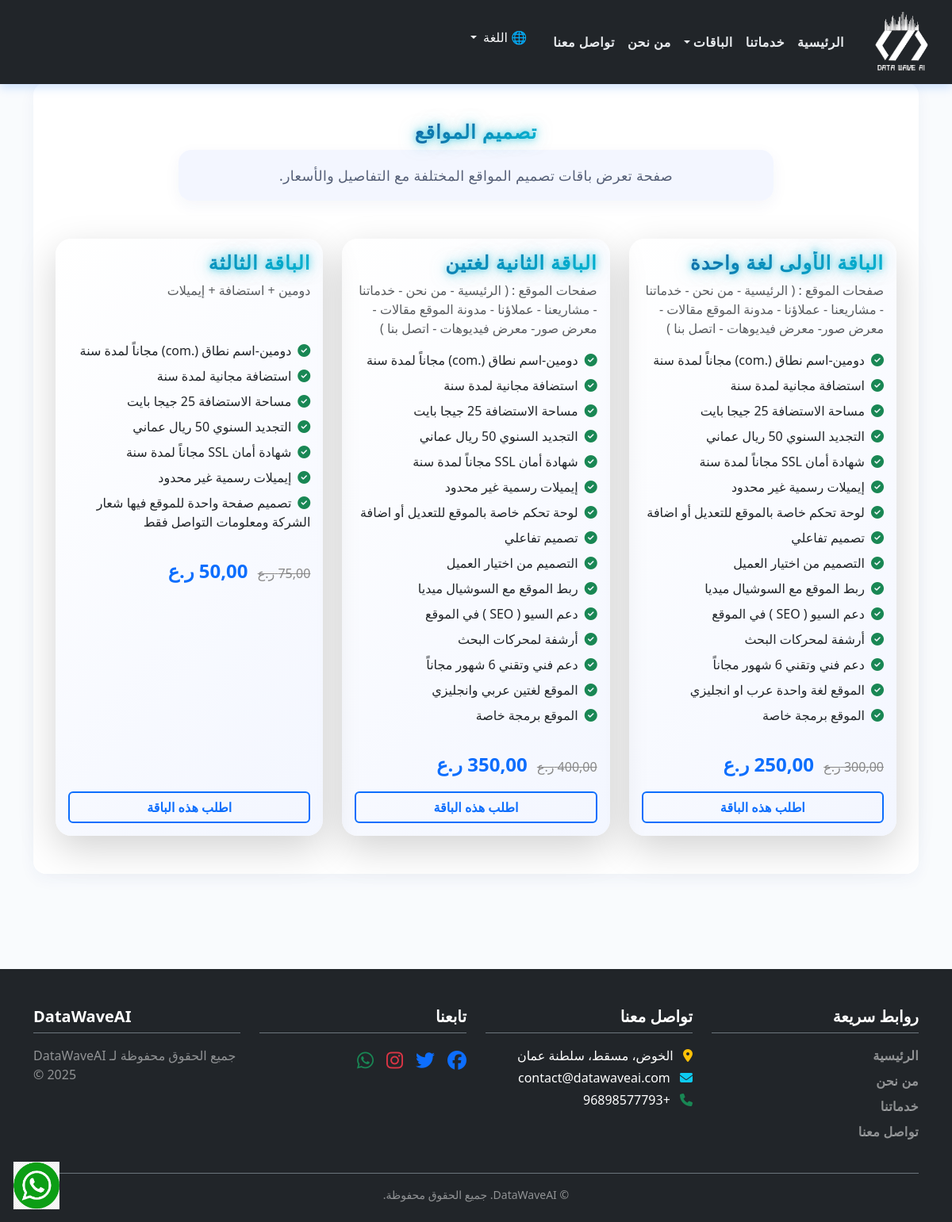
The page /ar/packages/web/ on the database its author committed.
### website/models.py (models this page shows, shortened)
class Package(models.Model):
    CATEGORY_CHOICES = [
        ('web', _('تصميم المواقع')),
        ('app', _('تطبيقات ومواقع')),
        ('hosting', _('الاستضافة والتسويق')),
    ]
    COLOR_CHOICES = [
        ('#f8f9fa', _('رمادي فاتح')),
        ('#e0f7fa', _('أزرق سماوي')),
        ('#ffe0b2', _('برتقالي فاتح')),
        ('#e1bee7', _('بنفسجي فاتح')),
        ('#c8e6c9', _('أخضر فاتح')),
        ('#ffccbc', _('وردي فاتح')),
        ('#d1c4e9', _('بنفسجي رمادي')),
        ('#b2dfdb', _('تركواز فاتح')),
        ('#f0f4c3', _('أصفر زيتوني فاتح')),
    ]
    name = models.CharField(max_length=200, verbose_name=_("عنوان الباقة"))
    category = models.CharField(max_length=20, choices=CATEGORY_CHOICES, verbose_name=_("القسم"))
    description = models.TextField(verbose_name=_("وصف الباقة"))
    features = models.TextField(verbose_name=_("مميزات الباقة (افصل كل ميزة بسطر)"))
    price = models.DecimalField(max_digits=8, decimal_places=2, verbose_name=_("السعر الحالي"))
    old_price = models.DecimalField(max_digits=8, decimal_places=2, blank=True, null=True, verbose_name=_("السعر قبل الخصم"))
    color = models.CharField(max_length=20, choices=COLOR_CHOICES, default="#f8f9fa", verbose_name=_("لون خلفية الباقة"))
    def get_features_list(self):
        return self.features.strip().split('\n')

class SiteContent(models.Model):
    about_title = models.CharField(max_length=200)
    about_description = RichTextField()
    address = models.CharField(max_length=255)
    email = models.EmailField()
    phone = models.CharField(max_length=50)
    footer_text = models.CharField(max_length=255)

class SocialLink(models.Model):
    platform = models.CharField(max_length=50)
    icon_class = models.CharField(max_length=100)
    url = models.URLField()

### website/views.py (the view)
# urls.py: path('packages/<str:category_slug>/', views.packages_by_category, name='packages_by_category'),
def packages_by_category(request, category_slug):
    packages = Package.objects.filter(category=category_slug)
    titles = {
        'web': 'تصميم المواقع',
        'app': 'تطبيقات ومواقع',
        'hosting': 'الاستضافة والتسويق',
    }
    descriptions = {
        'web': 'صفحة تعرض باقات تصميم المواقع المختلفة مع التفاصيل والأسعار.',
        'app': 'صفحة تعرض باقات التطبيقات والمواقع مع خيارات مميزة تناسب احتياجاتك.',
        'hosting': 'صفحة تعرض باقات الاستضافة والتسويق بأفضل الأسعار والعروض.',
    }
    context = {
        'packages': packages,
        'category_title': titles.get(category_slug, ''),
        'category_description': descriptions.get(category_slug, ''),
    }
    return render(request, 'website/packages_category.html', context)

### website/context_processors.py (called while the page is built)
def global_context(request):
    site_content = SiteContent.objects.first()
    social_links = SocialLink.objects.all()
    return {
        'site_content': site_content,
        'social_links': social_links,
    }

### website/templates/website/packages_category.html
{% extends "website/base.html" %}
{% load i18n static %}
{% block content %}
<section class="py-5">
  <div class="container">
  <div class="text-center mb-5">
    <h1 class="fw-bold display-5 text-gradient-tech " data-aos="zoom-in" data-aos-delay="100">
      {% if LANGUAGE_CODE == 'ar' %}
        {{ category_title }}
      {% else %}
        {{ category_title_en }}
      {% endif %}
    </h1>
    <p class="lead mx-auto" style="max-width: 750px;" data-aos="fade-up" data-aos-delay="300">
      {% if LANGUAGE_CODE == 'ar' %}
        {{ category_description }}
      {% else %}
        {{ category_description_en }}
      {% endif %}
    </p>
  </div>
    <div class="row">
      {% for package in packages %}
      <div class="col-md-4 d-flex align-items-stretch" data-aos="fade-up" data-aos-delay="{{ forloop.counter0|add:"1" }}00">
        <div class="card w-100 border-0 shadow-lg"
        style="background: linear-gradient(135deg, #ffffffcc, #f0f4ffcc); backdrop-filter: blur(10px);
               border-radius: 20px; overflow: hidden; transition: transform 0.4s ease, box-shadow 0.4s ease;">
          <div class="card-body d-flex flex-column style="{% if LANGUAGE_CODE == 'ar' %}direction: rtl;{% else %}direction: ltr;{% endif %}">
            <h4 class="fw-bold text-gradient-tech mb-2">{{ package.name }}</h4>
            <p class="text-muted mb-3" style="min-height: 60px;">{{ package.description }}</p>
            <ul class="list-unstyled mb-4">
              {% for feature in package.get_features_list %}
              <li class="mb-2">
                <i class="fa fa-check-circle text-success me-2"></i>{{ feature }}
              </li>
              {% endfor %}
            </ul>
            <div class="mb-3">
              {% if package.old_price %}
              <span style="text-decoration: line-through; color: #888;">{{ package.old_price }} ر.ع</span>
              {% endif %}
              <span class="fw-bold fs-4 text-primary ms-2">{{ package.price }} ر.ع</span>
            </div>
            <a href="https://wa.me/0096898577793?text={{ package.name }} - أود طلب هذه الباقة"
               target="_blank"
               class="btn btn-outline-primary mt-auto w-100"
               style="transition: all 0.3s ease;">
              {% trans "اطلب هذه الباقة" %}
            </a>
          </div>
        </div>
      </div>
      {% empty %}
      <p class="text-center">{% trans "لا توجد باقات في هذه الفئة." %}</p>
      {% endfor %}
    </div>
  </div>
</section>
{% endblock %}

### website/templates/website/base.html (shortened to what this page needs)
{% load i18n static %}
<!DOCTYPE html>
<html lang="{{ LANGUAGE_CODE }}" class="{% if LANGUAGE_CODE == 'ar' %}rtl{% else %}ltr{% endif %}">
<head>
  {% if LANGUAGE_CODE == 'ar' %}
    <link href="https://cdn.jsdelivr.net/npm/bootstrap@5.3.3/dist/css/bootstrap.rtl.min.css" rel="stylesheet">
  {% else %}
    <link href="https://cdn.jsdelivr.net/npm/bootstrap@5.3.3/dist/css/bootstrap.min.css" rel="stylesheet">
  {% endif %}
  <link href="https://cdnjs.cloudflare.com/ajax/libs/font-awesome/6.5.0/css/all.min.css" rel="stylesheet" />
  <link href="https://cdn.jsdelivr.net/npm/aos@2.3.4/dist/aos.css" rel="stylesheet" />
  <link rel="stylesheet" href="{% static 'css/custom_styles.css' %}">
</head>
<body>
  <a href="https://wa.me/0096898577793" target="_blank" rel="noopener noreferrer"
     class="position-fixed bottom-0 end-0 m-3"
     style="z-index: 9999; width: 60px; height: 60px;">
    <img src="{% static 'images/whatsapp-icon.png' %}" alt="WhatsApp"
         style="width: 100%; height: 100%; object-fit: contain;">
  </a>
  <nav class="navbar navbar-expand-lg navbar-dark bg-dark px-4 navbar-scroll">
    <a class="navbar-brand d-flex align-items-center" href="{% url 'home' %}">
      <img src="{% static 'images/logo.png' %}" alt="DataWaveAI" width="80" height="80" class="me-2">
    </a>
    <div class="collapse navbar-collapse" id="navbarNav">
      <ul class="navbar-nav {% if LANGUAGE_CODE == 'ar' %}me-auto text-end{% else %}ms-auto text-start{% endif %}">
        <li class="nav-item"><a class="nav-link" href="{% url 'home' %}">{% trans "الرئيسية" %}</a></li>
        <li class="nav-item"><a class="nav-link" href="{% url 'services' %}">{% trans "خدماتنا" %}</a></li>
        <li class="nav-item dropdown">
          <a class="nav-link dropdown-toggle" href="#" data-bs-toggle="dropdown">{% trans "الباقات" %}</a>
        </li>
        <li class="nav-item"><a class="nav-link" href="{% url 'about' %}">{% trans "من نحن" %}</a></li>
        <li class="nav-item"><a class="nav-link" href="{% url 'contact' %}">{% trans "تواصل معنا" %}</a></li>
        <li class="nav-item ms-4">
    <form action="{% url 'set_language' %}" method="post" class="d-inline">
      <div class="dropdown">
        <button class="btn btn-link text-light dropdown-toggle p-0" type="button" data-bs-toggle="dropdown" style="text-decoration: none;">
          🌐 {% trans "اللغة" %}
        </button>
      </div>
    </form>
  </li>
      </ul>
    </div>
  </nav>
  <main class="container py-4">
    {% block content %}{% endblock %}
  </main>
  <footer class="bg-dark text-white pt-5 pb-4 mt-5" dir="{% if LANGUAGE_CODE == 'ar' %}rtl{% else %}ltr{% endif %}">
      <div class="container">
        <div class="row g-4">
          <div class="col-6 col-md-3">
            <h5 class="fw-bold mb-3 border-bottom border-secondary pb-2">{% trans "روابط سريعة" %}</h5>
            <ul class="list-unstyled footer-links">
              <li class="mb-2"><a href="{% url 'home' %}" class="text-white-50 text-decoration-none">{% trans "الرئيسية" %}</a></li>
              <li class="mb-2"><a href="{% url 'about' %}" class="text-white-50 text-decoration-none">{% trans "من نحن" %}</a></li>
              <li class="mb-2"><a href="{% url 'services' %}" class="text-white-50 text-decoration-none">{% trans "خدماتنا" %}</a></li>
              <li><a href="{% url 'contact' %}" class="text-white-50 text-decoration-none">{% trans "تواصل معنا" %}</a></li>
            </ul>
          </div>
          <div class="col-6 col-md-3">
            <h5 class="fw-bold mb-3 border-bottom border-secondary pb-2">{% trans "تواصل معنا" %}</h5>
            <p class="mb-1"><i class="fa-solid fa-location-dot me-2 text-warning"></i> {{ site_content.address }}</p>
            <p class="mb-1"><i class="fa-solid fa-envelope me-2 text-info"></i> {{ site_content.email }}</p>
            <p><i class="fa-solid fa-phone me-2 text-success"></i> {{ site_content.phone }}</p>
          </div>
          <div class="col-md-3">
            <h5 class="fw-bold mb-3 border-bottom border-secondary pb-2">{% trans "تابعنا" %}</h5>
            <ul class="list-unstyled d-flex gap-3 mt-2">
              {% for social in social_links %}
              <li>
                <a href="{{ social.url }}" target="_blank" class="text-white fs-4 social-icon-hover">
                  <i class="{{ social.icon_class }}"></i>
                </a>
              </li>
              {% endfor %}
            </ul>
          </div>
          <div class="col-md-3 {% if LANGUAGE_CODE == 'ar' %}text-md-end text-center{% else %}text-md-start text-center{% endif %}">
            <h5 class="fw-bold mb-3 border-bottom border-secondary pb-2">{% trans " DataWaveAI" %}</h5>
            <p class="text-white-50">{{ site_content.footer_text }}</p>
          </div>
        </div>
        <div class="text-center border-top border-secondary mt-4 pt-3 text-white-50 small">
          &copy; {{ now|date:"Y" }} DataWaveAI. {% trans "جميع الحقوق محفوظة." %}
        </div>
      </div>
  </footer>
  <div id="tsparticles" style="position: fixed; top: 0; left: 0; width: 100%; height: 100%; z-index: -1;"></div>
</body>
</html>

### website/static/css/custom_styles.css (style rules this page uses)
html.rtl body { text-align: right; direction: rtl; font-family: 'Segoe UI', Tahoma, Geneva, Verdana, sans-serif; background-color: #f9fbfd; color: #333; }
.text-gradient-tech { background: linear-gradient(135deg, #1e3a8a, #06b6d4); -webkit-background-clip: text; -webkit-text-fill-color: transparent; display: inline-block; font-size: 1.5rem; font-weight: 700; line-height: 1.2; letter-spacing: 0.04em; text-shadow: 0 0 8px rgba(6, 182, 212, 0.7), 0 0 20px rgba(6, 182, 212, 0.5); user-select: none; }
section p.lead { line-height: 1.85; color: #555f77; font-weight: 400; font-size: 1.1rem; max-width: 900px; margin: 0 auto; letter-spacing: 0.02em; background-color: #f0f4ffcc; padding: 1rem 2rem; border-radius: 16px; box-shadow: 0 6px 20px rgba(30, 58, 138, 0.05); }
.btn-outline-primary { border-width: 2px; font-weight: 600; transition: all 0.3s ease; }
.social-icon-hover { transition: color 0.4s ease, transform 0.4s ease; color: #6c757d; }
.footer-links a { color: #adb5bd; transition: color 0.3s ease, transform 0.2s ease; text-decoration: none; font-weight: 500; }
.navbar-scroll { position: fixed; top: 0; width: 100%; z-index: 1050; transition: top 0.3s ease-in-out; background: #0d6efdcc; backdrop-filter: saturate(180%) blur(8px); box-shadow: 0 4px 12px rgba(13, 110, 253, 0.2); }
.container section { padding: 1.5rem 1rem; background: #ffffffee; border-radius: 16px; box-shadow: 0 6px 20px rgba(30, 58, 138, 0.05); margin-bottom: 3rem; }
.navbar-nav .nav-link { font-weight: 600; letter-spacing: 0.03em; color: #e9ecef; transition: color 0.3s ease; }
.footer-links a { font-weight: 600; letter-spacing: 0.02em; }
a, a:hover, a:focus { outline: none; text-decoration: none; cursor: pointer; }
html.rtl body { direction: rtl !important; text-align: right !important; }

### website/templates/website/base.html (style rules this page uses)
.navbar-scroll { position: fixed; top: 0; width: 100%; z-index: 1050; transition: top 0.3s ease-in-out; }
body { padding-top: 80px; }

### rows shown on the page
Package: name "الباقة الأولى لغة واحدة", description "صفحات الموقع : ( الرئيسية - من نحن - خدماتنا - مشاريعنا - عملاؤنا - مدونة الموقع مقالات - معرض صور- معرض فيديوهات - اتصل بنا )", get_features_list "دومين-اسم نطاق (.com) مجاناً لمدة سنة" "استضافة مجانية لمدة سنة" "مساحة الاستضافة 25 جيجا بايت" "التجديد السنوي 50 ريال عماني" "شهادة أمان SSL مجاناً لمدة سنة" "إيميلات رسمية غير محدود" "لوحة تحكم خاصة بالموقع للتعديل أو اضافة" "تصميم تفاعلي" "التصميم من اختيار العميل" "ربط الموقع مع السوشيال ميديا" "دعم السيو ( SEO ) في الموقع" "أرشفة لمحركات البحث" "دعم فني وتقني 6 شهور مجاناً" "الموقع لغة واحدة عرب او انجليزي" "الموقع برمجة خاصة", old_price "300,00"
Package: name "الباقة الثانية لغتين", description "صفحات الموقع : ( الرئيسية - من نحن - خدماتنا - مشاريعنا - عملاؤنا - مدونة الموقع مقالات - معرض صور- معرض فيديوهات - اتصل بنا )", get_features_list "دومين-اسم نطاق (.com) مجاناً لمدة سنة" "استضافة مجانية لمدة سنة" "مساحة الاستضافة 25 جيجا بايت" "التجديد السنوي 50 ريال عماني" "شهادة أمان SSL مجاناً لمدة سنة" "إيميلات رسمية غير محدود" "لوحة تحكم خاصة بالموقع للتعديل أو اضافة" "تصميم تفاعلي" "التصميم من اختيار العميل" "ربط الموقع مع السوشيال ميديا" "دعم السيو ( SEO ) في الموقع" "أرشفة لمحركات البحث" "دعم فني وتقني 6 شهور مجاناً" "الموقع لغتين عربي وانجليزي" "الموقع برمجة خاصة", old_price "400,00", price "350,00"
Package: name "الباقة الثالثة", description "دومين + استضافة + إيميلات", get_features_list "دومين-اسم نطاق (.com) مجاناً لمدة سنة" "استضافة مجانية لمدة سنة" "مساحة الاستضافة 25 جيجا بايت" "التجديد السنوي 50 ريال عماني" "شهادة أمان SSL مجاناً لمدة سنة" "إيميلات رسمية غير محدود" "تصميم صفحة واحدة للموقع فيها شعار الشركة ومعلومات التواصل فقط", old_price "75,00", price "50,00"
SiteContent: address "الخوض، مسقط، سلطنة عمان", email "contact@datawaveai.com", phone "+96898577793", footer_text "جميع الحقوق محفوظة لـ DataWaveAI © 2025"

### other values the page prints
{{ category_title }} "تصميم المواقع"
{{ category_description }} "صفحة تعرض باقات تصميم المواقع المختلفة مع التفاصيل والأسعار."
